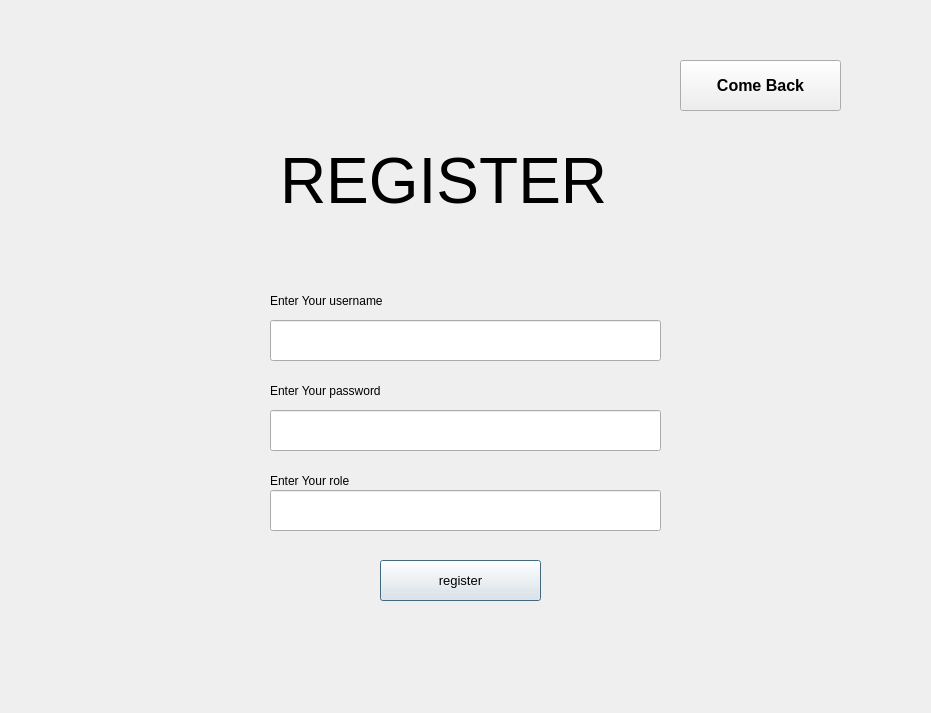
<?xml version="1.0" encoding="UTF-8"?>
<ui version="4.0">
 <class>Dialog</class>
 <widget class="QDialog" name="Dialog">
  <property name="geometry">
   <rect>
    <x>0</x>
    <y>0</y>
    <width>931</width>
    <height>713</height>
   </rect>
  </property>
  <property name="windowTitle">
   <string>Dialog</string>
  </property>
  <widget class="QLabel" name="label_2">
   <property name="geometry">
    <rect>
     <x>280</x>
     <y>130</y>
     <width>361</width>
     <height>101</height>
    </rect>
   </property>
   <property name="font">
    <font>
     <pointsize>48</pointsize>
    </font>
   </property>
   <property name="text">
    <string>REGISTER</string>
   </property>
  </widget>
  <widget class="QLineEdit" name="roleInput">
   <property name="geometry">
    <rect>
     <x>270</x>
     <y>490</y>
     <width>391</width>
     <height>41</height>
    </rect>
   </property>
   <property name="text">
    <string/>
   </property>
  </widget>
  <widget class="QPushButton" name="registerBtn">
   <property name="geometry">
    <rect>
     <x>380</x>
     <y>560</y>
     <width>161</width>
     <height>41</height>
    </rect>
   </property>
   <property name="font">
    <font>
     <pointsize>10</pointsize>
    </font>
   </property>
   <property name="text">
    <string>register</string>
   </property>
  </widget>
  <widget class="QLabel" name="label_4">
   <property name="geometry">
    <rect>
     <x>270</x>
     <y>380</y>
     <width>141</width>
     <height>21</height>
    </rect>
   </property>
   <property name="text">
    <string>Enter Your password</string>
   </property>
  </widget>
  <widget class="QLabel" name="label_3">
   <property name="geometry">
    <rect>
     <x>270</x>
     <y>470</y>
     <width>141</width>
     <height>21</height>
    </rect>
   </property>
   <property name="text">
    <string>Enter Your role</string>
   </property>
  </widget>
  <widget class="QLineEdit" name="usernameInput">
   <property name="geometry">
    <rect>
     <x>270</x>
     <y>320</y>
     <width>391</width>
     <height>41</height>
    </rect>
   </property>
   <property name="text">
    <string/>
   </property>
  </widget>
  <widget class="QLabel" name="alertLabel">
   <property name="geometry">
    <rect>
     <x>410</x>
     <y>250</y>
     <width>151</width>
     <height>21</height>
    </rect>
   </property>
   <property name="text">
    <string/>
   </property>
   <property name="alignment">
    <set>Qt::AlignCenter</set>
   </property>
  </widget>
  <widget class="QLabel" name="label_5">
   <property name="geometry">
    <rect>
     <x>270</x>
     <y>290</y>
     <width>141</width>
     <height>21</height>
    </rect>
   </property>
   <property name="text">
    <string>Enter Your username</string>
   </property>
  </widget>
  <widget class="QPushButton" name="comeBackBtn">
   <property name="geometry">
    <rect>
     <x>680</x>
     <y>60</y>
     <width>161</width>
     <height>51</height>
    </rect>
   </property>
   <property name="font">
    <font>
     <pointsize>12</pointsize>
     <weight>75</weight>
     <bold>true</bold>
    </font>
   </property>
   <property name="text">
    <string>Come Back</string>
   </property>
  </widget>
  <widget class="QLineEdit" name="passwordInput">
   <property name="geometry">
    <rect>
     <x>270</x>
     <y>410</y>
     <width>391</width>
     <height>41</height>
    </rect>
   </property>
   <property name="text">
    <string/>
   </property>
  </widget>
 </widget>
 <resources/>
 <connections/>
</ui>
